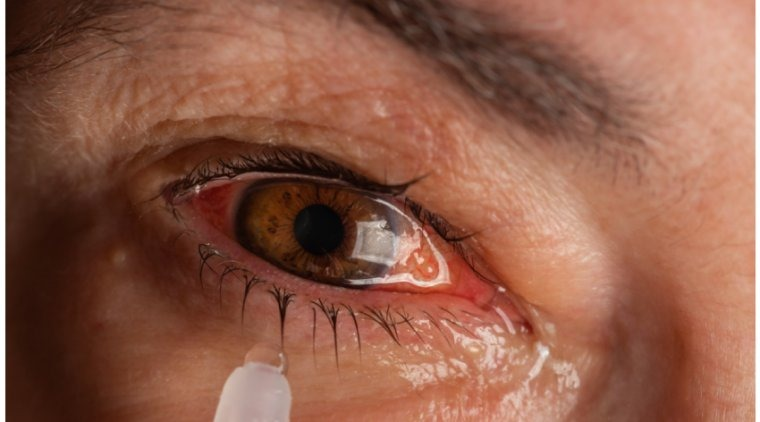
#> input picture eye1.jpg, 760 x 422 px, found by its file name
$ python app5.py
#> lines starting #> are read from the running program, lines starting #| are printed output that depends on the picture; after the words box and inside, x2 and y2 are one past the last pixel; in counts of white or black regions, pixels touching at a corner belong together
import cv2
import numpy as np

# Load Haar Cascade for eye detection
eye_cascade = cv2.CascadeClassifier(cv2.data.haarcascades + 'haarcascade_eye.xml')

# Function to match sclera color to associated disease and return detailed health metrics
def match_sclera_color(sclera_rgb):
    r, g, b = sclera_rgb

    # Define the ranges, diseases, health metrics, and suggestions
    sclera_conditions = [
        {
            "color": "Light Red",
            "r_range": (200, 255), "g_range": (150, 255), "b_range": (150, 255),
            "disease": "Mild conjunctivitis, allergies",
            "suggestion": "Use over-the-counter antihistamines, avoid allergens.",
            "bilirubin": "Normal", "hemoglobin": "Normal", "protein": "Trace",
            "blood_sugar": "Normal", "cholesterol": "Normal", "crp": "Normal", "dehydration": "Mild"
        },
        {
            "color": "Red",
            "r_range": (200, 255), "g_range": (100, 200), "b_range": (100, 200),
            "disease": "Moderate conjunctivitis, allergies",
            "suggestion": "Use anti-inflammatory drops, consult a doctor if symptoms persist.",
            "bilirubin": "Normal", "hemoglobin": "Slightly Low", "protein": "Elevated",
            "blood_sugar": "Normal", "cholesterol": "Normal", "crp": "Elevated", "dehydration": "Moderate"
        },
        {
            "color": "Yellow",
            "r_range": (200, 255), "g_range": (200, 255), "b_range": (100, 255),
            "disease": "Early jaundice, mild liver disease",
            "suggestion": "Hydrate well and consult a physician for liver function tests.",
            "bilirubin": "1.2 mg/dL", "hemoglobin": "Normal", "protein": "Normal",
            "blood_sugar": "Normal", "cholesterol": "Normal", "crp": "Normal", "dehydration": "Mild"
        },
        {
            "color": "Yellow",
            "r_range": (200, 255), "g_range": (200, 255), "b_range": (0, 100),
            "disease": "Severe liver disease",
            "suggestion": "Seek immediate medical attention.",
            "bilirubin": "5.0 mg/dL", "hemoglobin": "Normal", "protein": "Normal",
            "blood_sugar": "Normal", "cholesterol": "High", "crp": "Normal", "dehydration": "Severe"
        }
        # Add more conditions or expand ranges as needed...
    ]

    # Ensure every RGB value maps to a known condition
    for condition in sclera_conditions:
        if condition["r_range"][0] <= r <= condition["r_range"][1] and \
           condition["g_range"][0] <= g <= condition["g_range"][1] and \
           condition["b_range"][0] <= b <= condition["b_range"][1]:
            return (
                condition["disease"],
                condition["suggestion"],
                condition["bilirubin"],
                condition["hemoglobin"],
                condition["protein"],
                condition["blood_sugar"],
                condition["cholesterol"],
                condition["crp"],
                condition["dehydration"]
            )

    # If no specific match is found, return a default health condition
    return (
        "General Eye Irritation",
        "Consult a doctor for further evaluation.",
        "Normal", "Normal", "Normal", "Normal", "Normal", "Normal", "Mild"
    )

# Function to check disease progression based on RGB value
def check_eye_color_disease(rgb):
    # Define the color ranges and corresponding multiple diseases
    diseases = [
        {
            "color": "Yellow",
            "initial": (200, 255, 150),
            "progression": (255, 255, 100),
            "severe": (204, 204, 0),
            "initial_diseases": ["Jaundice", "Liver Disease", "Gallbladder Issues"],
            "progression_diseases": ["Severe Jaundice", "Liver Failure", "Pancreatitis"],
            "severe_diseases": ["Advanced Liver Disease", "Hepatitis", "Cirrhosis"]
        },
        {
            "color": "Red",
            "initial": (200, 255, 150),
            "progression": (255, 153, 153),
            "severe": (255, 102, 102),
            "initial_diseases": ["Conjunctivitis", "Minor Irritation"],
            "progression_diseases": ["Uveitis", "Severe Allergies"],
            "severe_diseases": ["Hemorrhage", "Glaucoma", "Severe Inflammation"]
        }
    ]

    for disease in diseases:
        if disease["initial"] <= rgb <= disease["progression"]:
            return f"Initial Stage Diseases: {', '.join(disease['initial_diseases'])}"
        elif disease["progression"] <= rgb <= disease["severe"]:
            return f"Progression Stage Diseases: {', '.join(disease['progression_diseases'])}"
        elif rgb >= disease["severe"]:
            return f"Severe Stage Diseases: {', '.join(disease['severe_diseases'])}"

    return "General eye irritation detected. Consult an ophthalmologist."

# Function to detect sclera and match diseases
def detect_eye_sclera(image_path):
    # Load the image
#> called with image_path = 'D:\\Bm-hack\\pr-2\\eye1.jpg'
    image = cv2.imread(image_path)
#> image is the input picture: shape (422, 760, 3); mean B, G, R 73, 92.2, 143.3
    if image is None:
        raise FileNotFoundError(f"Image not found at the path: {image_path}")

    # Convert to grayscale for eye detection
    gray_image = cv2.cvtColor(image, cv2.COLOR_BGR2GRAY)
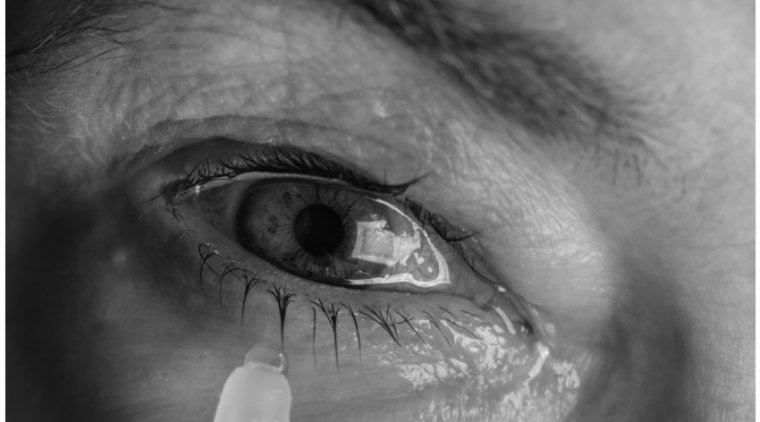
#> gray_image: shape (422, 760); min 3, max 255, mean 105.3

    # Detect eyes
    eyes = eye_cascade.detectMultiScale(gray_image, scaleFactor=1.1, minNeighbors=5)
#> eyes = [[489, 276, 22, 22], [507, 314, 27, 27], [184, 79, 301, 301]]

    if len(eyes) == 0:
        return "No eyes detected."

    sclera_found = False  # Flag to check if sclera was detected
    sclera_rgb = None

    for (x, y, w, h) in eyes:
        # Define the region of interest around the eye (sclera)
        eye_region = image[y:y+h, x:x+w]

        # Convert to HSV for better color segmentation
        hsv_eye = cv2.cvtColor(eye_region, cv2.COLOR_BGR2HSV)

        # Define the range for sclera color (may need adjustment based on eye condition)
        lower_sclera = np.array([0, 50, 200])  # Adjusted lower threshold for light colors in HSV
        upper_sclera = np.array([180, 255, 255])  # Adjusted upper threshold for light colors in HSV

        # Create a mask for the sclera
        mask = cv2.inRange(hsv_eye, lower_sclera, upper_sclera)

        # Calculate the average color of the sclera area
        sclera_area = cv2.bitwise_and(eye_region, eye_region, mask=mask)

        # Get the mean color values in BGR format
        mean_color = cv2.mean(sclera_area, mask=mask)[:3]  # Get BGR values

        # Convert to RGB
        sclera_rgb = (int(mean_color[2]), int(mean_color[1]), int(mean_color[0]))  # Convert to RGB

        # Check if the sclera area is predominantly white or light
        if np.count_nonzero(mask) > 0:
            sclera_found = True
#> this loop made 3 passes
#> (x, y, w, h, mean_color, sclera_rgb) on passes 1 to 3: (489, 276, 22, 22, (144.2, 157.1, 211.4), (211, 157, 144)), (507, 314, 27, 27, (144.5, 156.4, 211.4), (211, 156, 144)), (184, 79, 301, 301, (133, 156.1, 214.5), (214, 156, 133))
#> pass 1, in detect_eye_sclera, `eye_region = image[y:y+h, x:x+w]`:
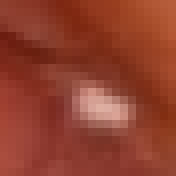
#> eye_region: shape (22, 22, 3) (shown 8 times larger); mean B, G, R 45.6, 63.7, 144.4
#> pass 1, in detect_eye_sclera, `mask = cv2.inRange(hsv_eye, lower_sclera, upper_sclera)`:
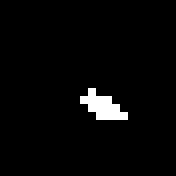
#> mask: shape (22, 22) (shown 8 times larger); 2.7% white in thin lines or dots, all inside (x1, y1, x2, y2) = (10, 11, 16, 15)
#> pass 1, in detect_eye_sclera, `sclera_area = cv2.bitwise_and(eye_region, eye_region, mask=mask)`:
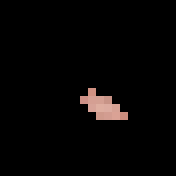
#> sclera_area: shape (22, 22, 3) (shown 8 times larger); mean B, G, R 3.9, 4.2, 5.7
#> after the loop:
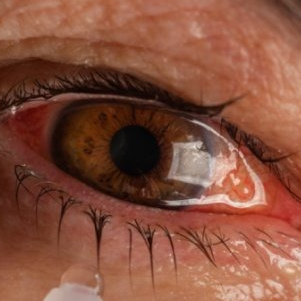
#> eye_region: shape (301, 301, 3); mean B, G, R 61.3, 80.3, 135
#> after the loop: hsv_eye: shape (301, 301, 3); mean H, S, V 8.9, 147.4, 135
#> after the loop:
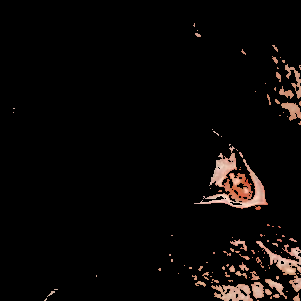
#> sclera_area: shape (301, 301, 3); mean B, G, R 6.7, 7.8, 10.7

    if sclera_found:
        # Match the sclera color to a disease and get associated health metrics
        detailed_result = match_sclera_color(sclera_rgb)
#> in match_sclera_color, `r, g, b = sclera_rgb`: r = 214; g = 156; b = 133
#> detailed_result = 9 items
        progression_result = check_eye_color_disease(sclera_rgb)
        return sclera_rgb, *detailed_result, progression_result
    else:
        return "No sclera color detected."

# Example usage
image_path = r"D:\Bm-hack\pr-2\eye1.jpg"  # Update with the actual image path
result = detect_eye_sclera(image_path)
#> result = 11 items

if isinstance(result, tuple):
    rgb_value, disease_message, suggestion, bilirubin, hemoglobin, protein, blood_sugar, cholesterol, crp, dehydration, disease_progression = result
#> rgb_value = (214, 156, 133); disease_message = 'Moderate conjunctivitis, allergies'; bilirubin = 'Normal'; hemoglobin = 'Slightly Low'; protein = 'Elevated'; blood_sugar = 'Normal'; cholesterol = 'Normal'; crp = 'Elevated'; dehydration = 'Moderate'
    print(f"RGB Value: {rgb_value}")
#| RGB Value: (214, 156, 133)
    print(f"Associated Disease: {disease_message}")
#| Associated Disease: Moderate conjunctivitis, allergies
    print(f"Suggestion: {suggestion}")
#| Suggestion: Use anti-inflammatory drops, consult a doctor if symptoms persist.
    print(f"Bilirubin: {bilirubin}")
#| Bilirubin: Normal
    print(f"Hemoglobin: {hemoglobin}")
#| Hemoglobin: Slightly Low
    print(f"Protein: {protein}")
#| Protein: Elevated
    print(f"Blood Sugar: {blood_sugar}")
#| Blood Sugar: Normal
    print(f"Cholesterol: {cholesterol}")
#| Cholesterol: Normal
    print(f"CRP (Inflammation Marker): {crp}")
#| CRP (Inflammation Marker): Elevated
    print(f"Dehydration Level: {dehydration}")
#| Dehydration Level: Moderate
    print(f"Disease Progression: {disease_progression}")
#| Disease Progression: Initial Stage Diseases: Jaundice, Liver Disease, Gallbladder Issues
else:
    print(result)
